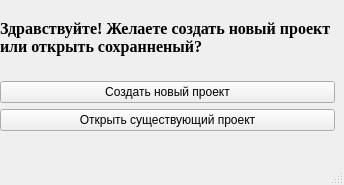
<?xml version="1.0" encoding="UTF-8"?>
<ui version="4.0">
 <class>MainWindow</class>
 <widget class="QMainWindow" name="MainWindow">
  <property name="geometry">
   <rect>
    <x>0</x>
    <y>0</y>
    <width>344</width>
    <height>185</height>
   </rect>
  </property>
  <property name="cursor">
   <cursorShape>ArrowCursor</cursorShape>
  </property>
  <property name="windowTitle">
   <string>MainWindow</string>
  </property>
  <widget class="QWidget" name="centralwidget">
   <widget class="QWidget" name="layoutWidget">
    <property name="geometry">
     <rect>
      <x>0</x>
      <y>0</y>
      <width>335</width>
      <height>131</height>
     </rect>
    </property>
    <layout class="QVBoxLayout" name="verticalLayout">
     <item>
      <widget class="QLabel" name="welcome">
       <property name="font">
        <font>
         <family>Times New Roman</family>
         <pointsize>12</pointsize>
         <weight>75</weight>
         <bold>true</bold>
        </font>
       </property>
       <property name="text">
        <string>Здравствуйте! Желаете создать новый проект
или открыть сохранненый?</string>
       </property>
      </widget>
     </item>
     <item>
      <widget class="QPushButton" name="new_projectBtn">
       <property name="text">
        <string>Создать новый проект</string>
       </property>
      </widget>
     </item>
     <item>
      <widget class="QPushButton" name="openBtn">
       <property name="text">
        <string>Открыть существующий проект</string>
       </property>
      </widget>
     </item>
    </layout>
   </widget>
  </widget>
  <widget class="QMenuBar" name="menubar">
   <property name="geometry">
    <rect>
     <x>0</x>
     <y>0</y>
     <width>344</width>
     <height>21</height>
    </rect>
   </property>
  </widget>
  <widget class="QStatusBar" name="statusbar"/>
 </widget>
 <resources/>
 <connections/>
</ui>
